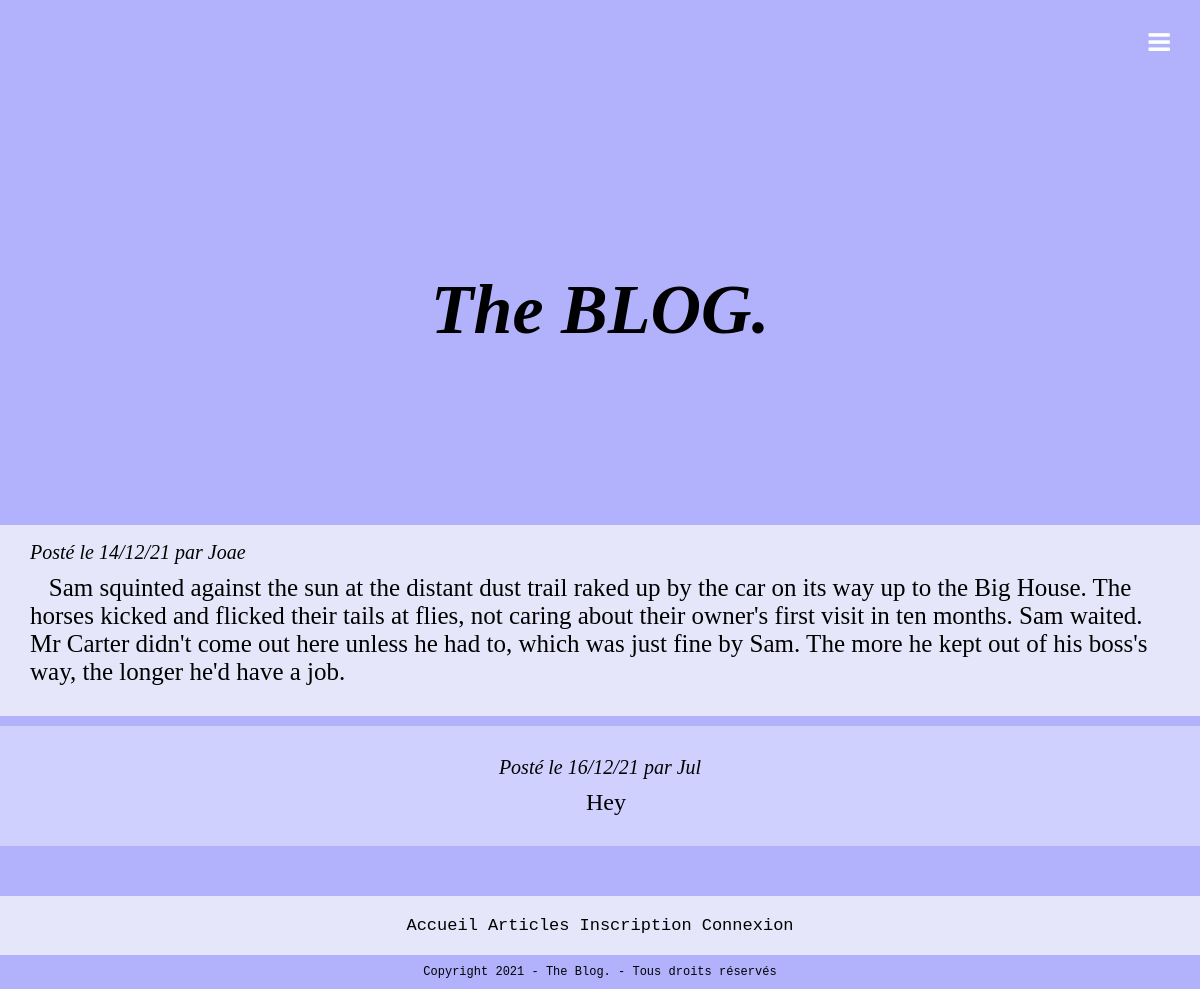
/article.php?id=7, run on the app's committed database.
### tables this page shows
CREATE TABLE `articles` (
  `id` int(11) NOT NULL,
  `article` text NOT NULL,
  `id_utilisateur` int(11) NOT NULL,
  `id_categorie` int(11) NOT NULL,
  `date` timestamp NOT NULL DEFAULT CURRENT_TIMESTAMP ON UPDATE CURRENT_TIMESTAMP
);

CREATE TABLE `utilisateurs` (
  `id` int(11) NOT NULL,
  `login` varchar(255) NOT NULL,
  `password` varchar(255) NOT NULL,
  `email` varchar(255) NOT NULL,
  `id_droits` int(11) NOT NULL
);

CREATE TABLE `commentaires` (
  `id` int(11) NOT NULL,
  `commentaire` varchar(1024) NOT NULL,
  `id_article` int(11) NOT NULL,
  `id_utilisateur` int(11) NOT NULL,
  `date` timestamp NOT NULL DEFAULT CURRENT_TIMESTAMP ON UPDATE CURRENT_TIMESTAMP
);

### article.php (the view, shortened to what this page needs)
<!DOCTYPE html>
<html>
<head>
  <?php include "head.php";?>
 </head>
 <body>
  <header>
    <?php include "header.php";?>
  </header>
  <main>
  <h1 class="title"><i>The BLOG.  </i></h1>
  <div class='index_articles'>
<?php
include "db_link.php";
$id = $_GET['id'];
$sql = "SELECT * FROM articles WHERE id = $id";
$query = $conn->query($sql);
$articles = $query->fetch_all();
$id = $_GET['id'];
$sql = "SELECT * FROM commentaires WHERE id_article = $id";
$query = $conn->query($sql);
$comments = $query->fetch_all();
$sql = "SELECT utilisateurs.id, utilisateurs.login FROM utilisateurs INNER JOIN articles ON articles.id_utilisateur = articles.id" ;
$query = $conn->query($sql);
$users = $query->fetch_all();
foreach(array_reverse($articles) as $article){
  echo "<div>
          <article>";
  foreach($users as $user){
    if ($article[2] == $user[0]){
      $uname = $user[1];
    }
  }
  $date = date_create($article[4]);
  $date = date_format($date, 'd/m/y');
  echo "
  <div class='articles_container'>
    <div class='info_article'>
      <div class='post_info'><i> Posté le $date par $uname</i></br>
      </div>
      <div class='read_more'>
      </div>
    </div>
    <div > &nbsp&nbsp $article[1]
    </div>
  </div>
  </article>
  </div>
  ";
}
  foreach(array_reverse($comments) as $comment){
    echo "<div class ='comments'>
            <article class ='comment'>";
    foreach($users as $user){
      if ($comment[3] == $user[0]){
        $uname = $user[1];
      }
    }
    $date = date_create($comment[4]);
    $date = date_format($date, 'd/m/y');
    echo "<div class='com_info'>Posté le ".$date." par ".$uname."</br></div>";
    echo "<div class='com'>";
    echo "&nbsp&nbsp".$comment[1];
    echo "</div>";
    echo "</article></div>";
  }
?>
</div>
</main>
  <footer>
    <?php include "footer.php";?>
  </footer>
</body>
</html>

### style.css (style rules this page uses)
* { box-sizing: border-box; margin : 0; }
body { background-color: rgb(177, 177, 252); font-family : Georgia, serif; font-size : 25px; }
main { display : flex; flex-direction : column; }
header { display : flex; flex-direction: row; justify-content: flex-end; align-items: flex-end; gap : 20px; padding : 30px; }
.post_info { width : 100%; font-style : italic; }
.title { display : flex; flex-direction: column; justify-content: center; align-items:center; height: 430px; font-size : 70px; }
footer { font-size : 10px; }
.index_articles { display : flex; flex-direction :column; gap : 10px; }
.index_articles article { background-color : lavender; width : 1200px; display : flex ; flex-direction: column; justify-content: center; align-items:center; box-sizing: border-box; padding: 30px; }
main { display : flex; flex-direction : column; justify-content: center; align-items: center; }
.info_article { display :flex; flex-direction : row; justify-content: flex-start; align-items: flex-start; width : 100%; gap : 850px; font-size : 20px; line-height : 35px; padding-bottom : 4px; margin-top : -20px; }
.comments article { background-color :rgb(208, 208, 255); font-size : 24px; }
.com_info { font-style : italic; font-size : 20px; padding-bottom : 10px; }

### data on the page
articles: date "14/12/21", id_utilisateur.login "Joae", article "Sam squinted against the sun at the distant dust trail raked up by the car on its way up to the Big House. The horses kicked and flicked their tails at flies, not caring about their owner's first visit in ten months. Sam waited. Mr Carter didn't come out here unless he had to, which was just fine by Sam. The more he kept out of his boss's way, the longer he'd have a job."
commentaires: date "16/12/21", id_utilisateur.login "Jul", commentaire "Hey"
